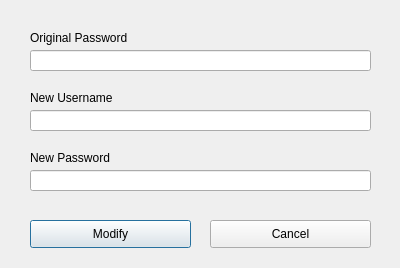
<?xml version="1.0" encoding="UTF-8"?>
<ui version="4.0">
 <class>modifyLogin</class>
 <widget class="QDialog" name="modifyLogin">
  <property name="geometry">
   <rect>
    <x>0</x>
    <y>0</y>
    <width>400</width>
    <height>268</height>
   </rect>
  </property>
  <property name="windowTitle">
   <string>Modify Login Information</string>
  </property>
  <widget class="QLabel" name="labelOldPw">
   <property name="geometry">
    <rect>
     <x>30</x>
     <y>30</y>
     <width>201</width>
     <height>16</height>
    </rect>
   </property>
   <property name="text">
    <string>Original Password</string>
   </property>
  </widget>
  <widget class="QLabel" name="labelNewAcc">
   <property name="geometry">
    <rect>
     <x>30</x>
     <y>90</y>
     <width>141</width>
     <height>16</height>
    </rect>
   </property>
   <property name="text">
    <string>New Username</string>
   </property>
  </widget>
  <widget class="QLabel" name="labelNewPw">
   <property name="geometry">
    <rect>
     <x>30</x>
     <y>150</y>
     <width>151</width>
     <height>16</height>
    </rect>
   </property>
   <property name="text">
    <string>New Password</string>
   </property>
  </widget>
  <widget class="QLineEdit" name="oldpw">
   <property name="geometry">
    <rect>
     <x>30</x>
     <y>50</y>
     <width>341</width>
     <height>21</height>
    </rect>
   </property>
  </widget>
  <widget class="QLineEdit" name="newacc">
   <property name="geometry">
    <rect>
     <x>30</x>
     <y>110</y>
     <width>341</width>
     <height>21</height>
    </rect>
   </property>
  </widget>
  <widget class="QLineEdit" name="newpw">
   <property name="geometry">
    <rect>
     <x>30</x>
     <y>170</y>
     <width>341</width>
     <height>21</height>
    </rect>
   </property>
  </widget>
  <widget class="QPushButton" name="queren">
   <property name="geometry">
    <rect>
     <x>30</x>
     <y>220</y>
     <width>161</width>
     <height>28</height>
    </rect>
   </property>
   <property name="text">
    <string>Modify</string>
   </property>
  </widget>
  <widget class="QPushButton" name="quxiao">
   <property name="geometry">
    <rect>
     <x>210</x>
     <y>220</y>
     <width>161</width>
     <height>28</height>
    </rect>
   </property>
   <property name="text">
    <string>Cancel</string>
   </property>
  </widget>
 </widget>
 <resources/>
 <connections/>
</ui>
